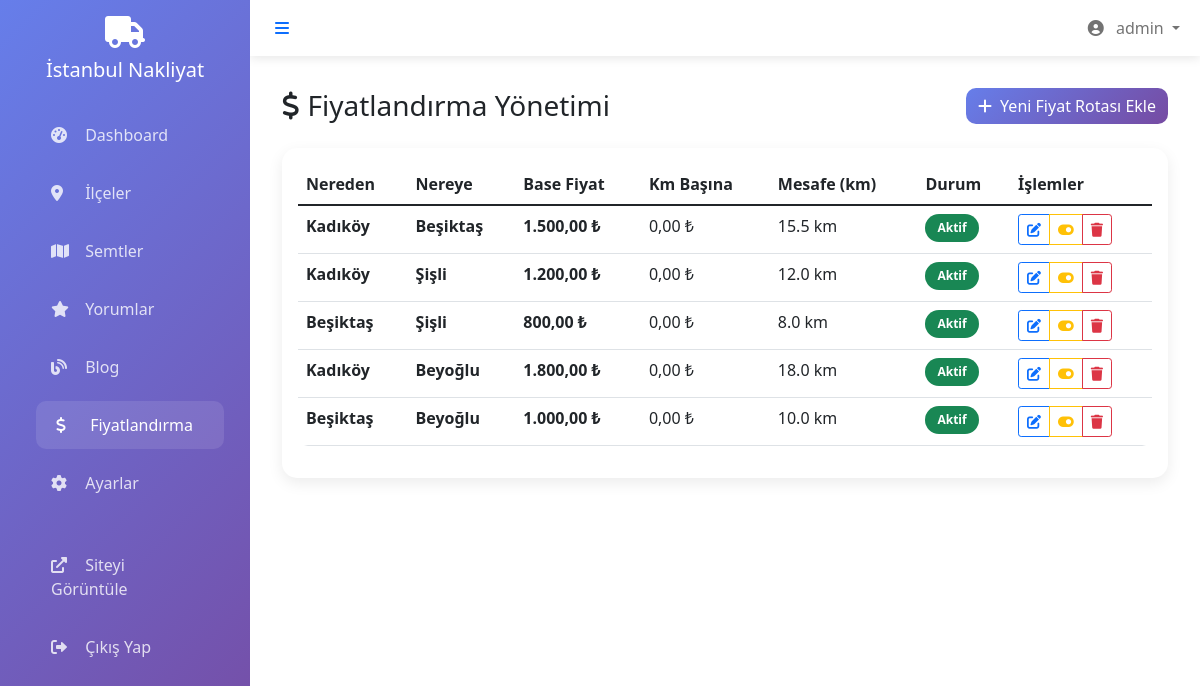
The app's page /admin/?action=pricing (signed in) with its own data.
### tables this page shows
CREATE TABLE pricing_routes (
    id INT AUTO_INCREMENT PRIMARY KEY,
    from_district_id INT,
    from_neighborhood_id INT,
    to_district_id INT,
    to_neighborhood_id INT,
    base_price DECIMAL(10,2) NOT NULL,
    price_per_km DECIMAL(10,2) DEFAULT 0,
    estimated_distance_km DECIMAL(8,2) DEFAULT 0,
    is_active BOOLEAN DEFAULT TRUE,
    created_at TIMESTAMP DEFAULT CURRENT_TIMESTAMP,
    updated_at TIMESTAMP DEFAULT CURRENT_TIMESTAMP ON UPDATE CURRENT_TIMESTAMP,
    FOREIGN KEY (from_district_id) REFERENCES districts(id) ON DELETE CASCADE,
    FOREIGN KEY (from_neighborhood_id) REFERENCES neighborhoods(id) ON DELETE CASCADE,
    FOREIGN KEY (to_district_id) REFERENCES districts(id) ON DELETE CASCADE,
    FOREIGN KEY (to_neighborhood_id) REFERENCES neighborhoods(id) ON DELETE CASCADE
);

CREATE TABLE districts (
    id INT AUTO_INCREMENT PRIMARY KEY,
    name VARCHAR(100) NOT NULL,
    slug VARCHAR(100) UNIQUE NOT NULL,
    description TEXT,
    meta_title VARCHAR(200),
    meta_description TEXT,
    meta_keywords TEXT,
    is_active BOOLEAN DEFAULT TRUE,
    created_at TIMESTAMP DEFAULT CURRENT_TIMESTAMP,
    updated_at TIMESTAMP DEFAULT CURRENT_TIMESTAMP ON UPDATE CURRENT_TIMESTAMP
);

### models/PricingModel.php (called while the page is built, shortened)
<?php
class PricingModel {
    private $conn;
    private $table_name = "pricing_routes";
    public function __construct($db) {
        $this->conn = $db;
    }
    public function getAllPricingRoutes() {
        $query = "SELECT pr.*,
                  fd.name as from_district_name, fn.name as from_neighborhood_name,
                  td.name as to_district_name, tn.name as to_neighborhood_name
                  FROM " . $this->table_name . " pr
                  LEFT JOIN districts fd ON pr.from_district_id = fd.id
                  LEFT JOIN neighborhoods fn ON pr.from_neighborhood_id = fn.id
                  LEFT JOIN districts td ON pr.to_district_id = td.id
                  LEFT JOIN neighborhoods tn ON pr.to_neighborhood_id = tn.id
                  WHERE pr.is_active = 1
                  ORDER BY pr.created_at DESC";
        $stmt = $this->conn->prepare($query);
        $stmt->execute();
        return $stmt->fetchAll();
    }
}
?>

### config/config.php (called while the page is built, shortened)
<?php
function format_price($price) {
    return number_format($price, 2, ',', '.') . ' ₺';
}
?>

### admin/pricing.php (the view, shortened to what this page needs)
<?php
include 'includes/header.php';
?>
<div class="row">
    <div class="col-12">
        <div class="d-flex justify-content-between align-items-center mb-4">
            <h1 class="h3 mb-0">
                <i class="fas fa-dollar-sign me-2"></i>Fiyatlandırma Yönetimi
            </h1>
            <button class="btn btn-primary" data-bs-toggle="modal" data-bs-target="#createRouteModal">
                <i class="fas fa-plus me-2"></i>Yeni Fiyat Rotası Ekle
            </button>
        </div>
    </div>
</div>
<div class="card">
    <div class="card-body">
        <div class="table-responsive">
            <table class="table table-hover">
                <thead>
                    <tr>
                        <th>Nereden</th>
                        <th>Nereye</th>
                        <th>Base Fiyat</th>
                        <th>Km Başına</th>
                        <th>Mesafe (km)</th>
                        <th>Durum</th>
                        <th>İşlemler</th>
                    </tr>
                </thead>
                <tbody>
                    <?php foreach ($pricingRoutes as $route): ?>
                    <tr>
                        <td>
                            <strong><?php echo htmlspecialchars($route['from_district_name']); ?></strong>
                        </td>
                        <td>
                            <strong><?php echo htmlspecialchars($route['to_district_name']); ?></strong>
                        </td>
                        <td>
                            <strong><?php echo format_price($route['base_price']); ?></strong>
                        </td>
                        <td>
                            <?php echo format_price($route['price_per_km']); ?>
                        </td>
                        <td>
                            <?php echo number_format($route['estimated_distance_km'], 1); ?> km
                        </td>
                        <td>
                            <?php if ($route['is_active']): ?>
                                <span class="badge bg-success">Aktif</span>
                            <?php else: ?>
                                <span class="badge bg-secondary">Pasif</span>
                            <?php endif; ?>
                        </td>
                        <td>
                            <div class="btn-group" role="group">
                                <button class="btn btn-sm btn-outline-primary" onclick="editRoute(<?php echo htmlspecialchars(json_encode($route)); ?>)">
                                    <i class="fas fa-edit"></i>
                                </button>
                                <a href="?action=pricing&toggle=<?php echo $route['id']; ?>" class="btn btn-sm btn-outline-warning">
                                    <i class="fas fa-toggle-<?php echo $route['is_active'] ? 'on' : 'off'; ?>"></i>
                                </a>
                                <a href="?action=pricing&delete=<?php echo $route['id']; ?>" class="btn btn-sm btn-outline-danger btn-delete">
                                    <i class="fas fa-trash"></i>
                                </a>
                            </div>
                        </td>
                    </tr>
                    <?php endforeach; ?>
                </tbody>
            </table>
        </div>
    </div>
</div>

### admin/includes/header.php (style rules this page uses)
.card { border: none; border-radius: 15px; box-shadow: 0 5px 15px rgba(0,0,0,0.08); }
.btn-primary { background: linear-gradient(135deg, #667eea 0%, #764ba2 100%); border: none; border-radius: 10px; }
.table { border-radius: 10px; overflow: hidden; }
.badge { border-radius: 20px; padding: 8px 12px; }

### records on screen
pricing_routes: from_district.name "Kadıköy", to_district.name "Beşiktaş", base_price "1.500,00 ₺", price_per_km "0,00 ₺", estimated_distance_km "15.5", is_active "Aktif"
pricing_routes: from_district.name "Kadıköy", to_district.name "Şişli", base_price "1.200,00 ₺", price_per_km "0,00 ₺", estimated_distance_km "12.0", is_active "Aktif"
pricing_routes: from_district.name "Beşiktaş", to_district.name "Şişli", base_price "800,00 ₺", price_per_km "0,00 ₺", estimated_distance_km "8.0", is_active "Aktif"
pricing_routes: from_district.name "Kadıköy", to_district.name "Beyoğlu", base_price "1.800,00 ₺", price_per_km "0,00 ₺", estimated_distance_km "18.0", is_active "Aktif"
pricing_routes: from_district.name "Beşiktaş", to_district.name "Beyoğlu", base_price "1.000,00 ₺", price_per_km "0,00 ₺", estimated_distance_km "10.0", is_active "Aktif"

### other values on screen
$_SESSION['admin_username'] "admin"
